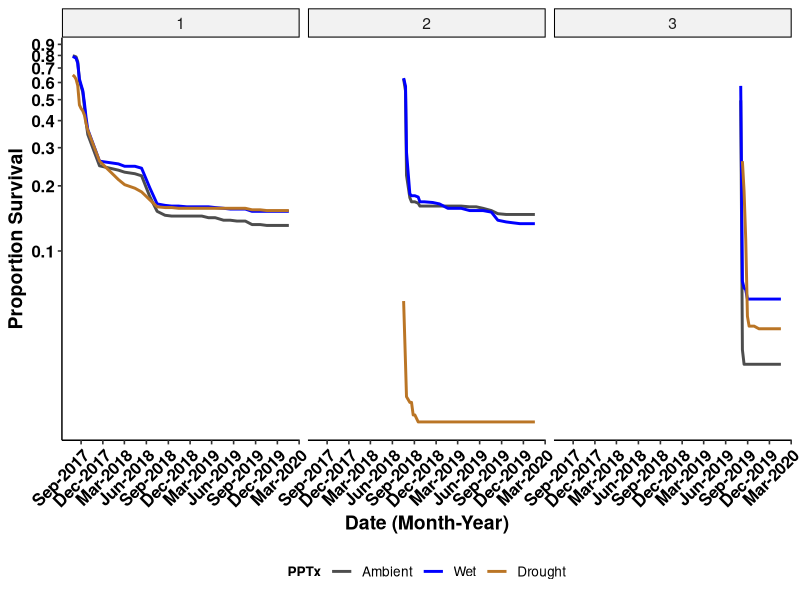
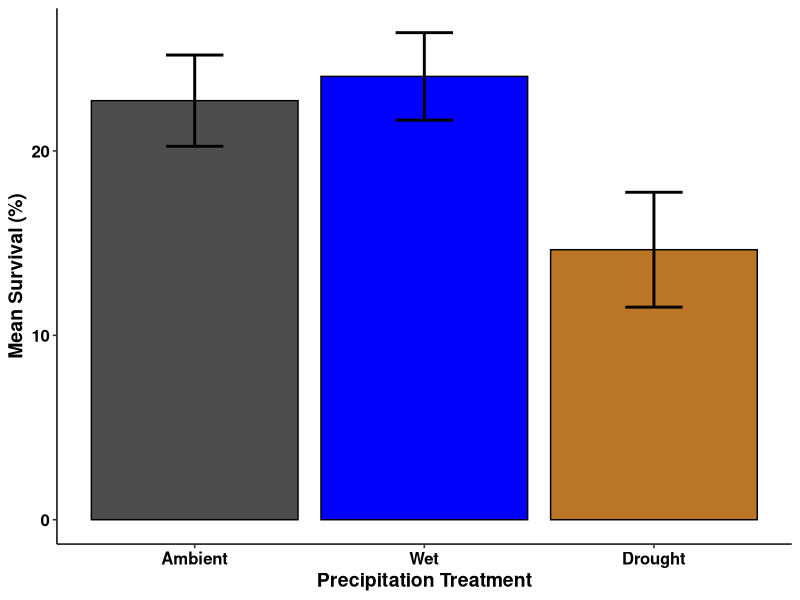
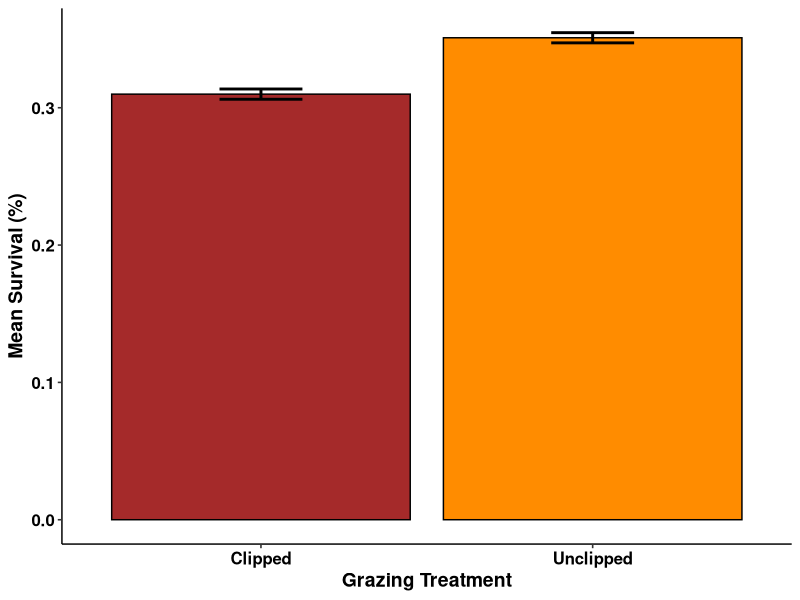
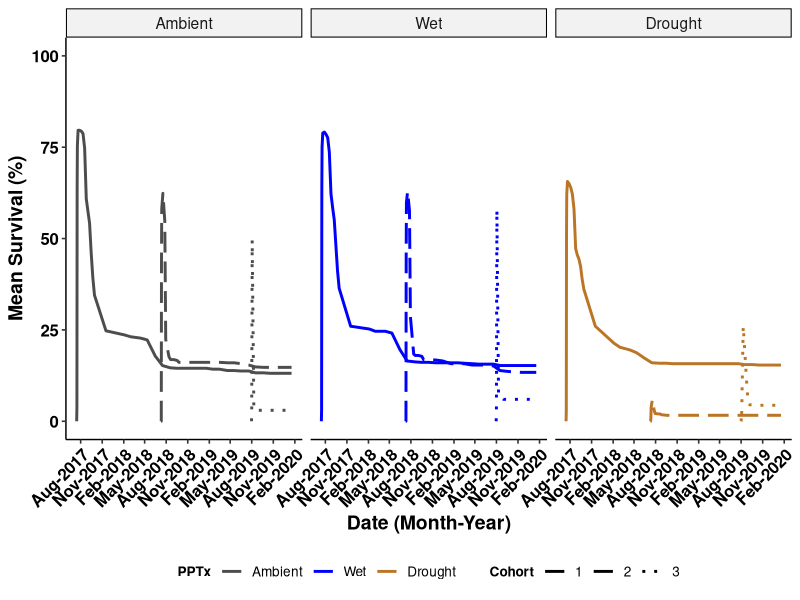
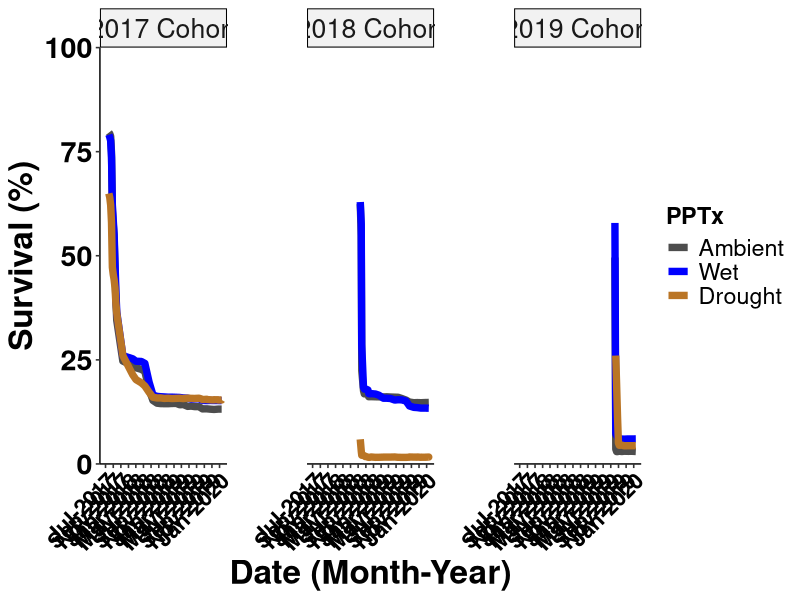
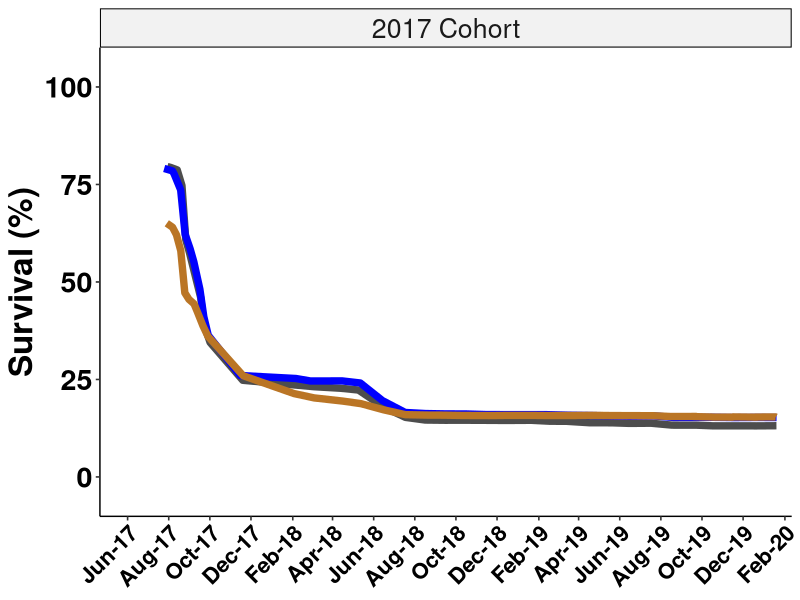
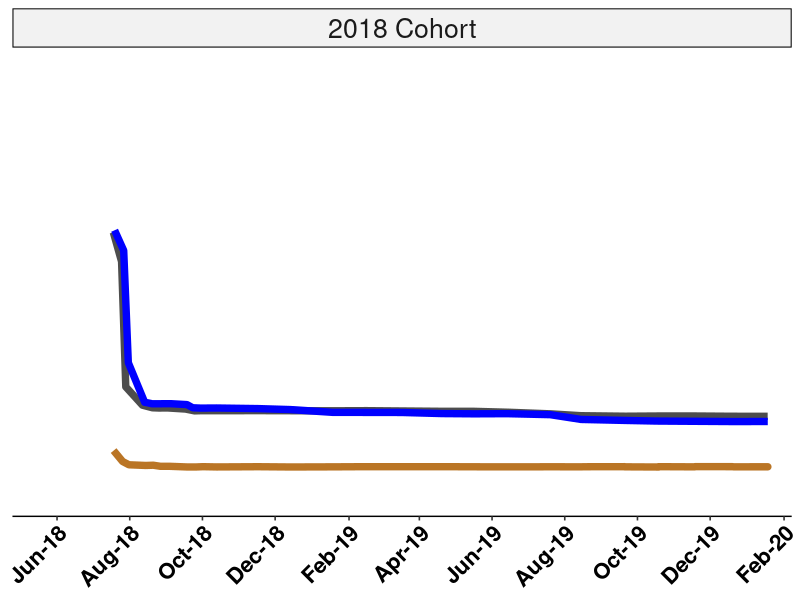
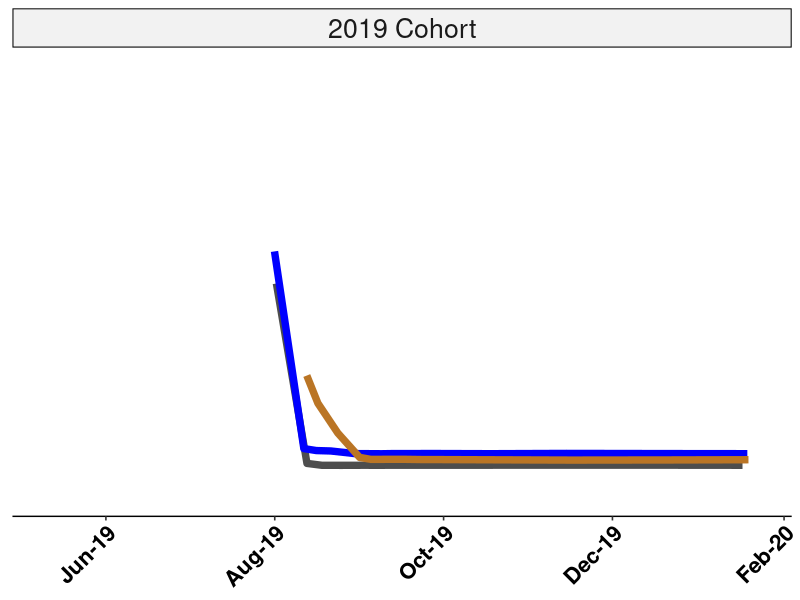

Write the R code that produced these figures, in order. (Note: this script raises an error after producing the figures.)
# USDA Rainout - Santa Rita Experimental Range
# Data visualizations-main
# Austin Rutherford
# email:arutherford@email.arizona.edu
# 2021-03-29

# Load packages
library(tidyverse)
library(forcats)
library(vroom)
library(ggpubr)
library(glmmTMB)
library(dplyr)

### Read in clean seedlings data with model outputs from "srer_rainout_stats_summarize"
seedlings_obs <- vroom("Data/seedlings_obs.csv",
                   col_types = c(.default = "f",
                                 ObsID = "i",
                                 date = "D",
                                 survival = "i",
                                 died = "i",
                                 tot_germination = "i",
                                 herb_lived = "i",
                                 herb_died = "i",
                                 tot_herbivory = "i",
                                 granivory = "i",
                                 res_surv = "d",
                                 sim_surv = "d",
                                 sim_fit_surv = "d",
                                 pred_surv = "d"))
str(seedlings_obs)
glimpse(seedlings_obs)

# create data set for raw survival data
tot_surv <- seedlings_obs %>% 
  mutate(surv_perc = ((survival/tot_germination))) %>% 
  mutate(surv_perc = replace_na(surv_perc, 0)) %>% 
  group_by(precip, cohort, date) %>% 
  summarise(mean_surv = mean(survival/10),
            count_surv = sum(survival),
            sd_surv = sd(surv_perc),
            counts = n(),
            se_surv = (sd_surv/sqrt(counts))) %>%
  mutate(upper = mean_surv + se_surv,
         lower = mean_surv - se_surv,
         date = as.Date(date))

summary(tot_surv)

# survivorship curve, remove the lead up
surv_small_1 <- tot_surv %>% 
  filter(cohort == 1) %>% 
  filter(date > "2017-07-21")

surv_small_2 <- tot_surv %>% 
  filter(cohort == 2) %>% 
  filter(date >= "2018-07-18")

surv_small_3 <- tot_surv %>% 
  filter(cohort == 3 & precip != "RO") %>% # to start with all max values, need to cut one more date from RO..delayed germ
  filter(date >= "2019-08-03")

surv_small_drought <- tot_surv %>% 
  filter(precip == "RO" & date >= "2019-08-10")

surv_small_all <- rbind(surv_small_1, surv_small_2, surv_small_3, surv_small_drought) %>% 
  mutate(date = as.Date(date))


line_surv_curv <- surv_small_all %>% 
  mutate(precip = recode_factor(precip,
                                "Control" = "Ambient",
                                "IR" = "Wet",
                                "RO" = "Drought")) %>% 
  ggplot(aes(x = date, y = mean_surv, group = precip, color = precip)) + 
  scale_color_manual(values = c("grey30", "blue1", "#ba7525")) +
  scale_x_date(date_labels = "%b-%Y", date_breaks = "3 months") +
  geom_line(aes(), stat = "identity", size = 1) + 
  scale_fill_manual(values = c("grey30","blue1", "red1")) +
  scale_y_log10(breaks = seq(0, 1, 0.10))+
  labs(y = "Proportion Survival",
       x = "Date (Month-Year)",
       color = "PPTx") +
  facet_wrap(~cohort, ncol = 3, nrow = 1) +
  theme_pubr(legend = "bottom", x.text.angle = 45) +
  labs_pubr()

line_surv_curv

# bar fig of survival
bar_surv_fig <- tot_surv %>%
  group_by(precip) %>% 
  summarise(mean_precip_per = (100*mean(mean_surv)),
            mean_se_per = (100*mean(se_surv))) %>%
  mutate(upper = mean_precip_per + mean_se_per,
         lower = mean_precip_per - mean_se_per) %>%
  mutate(precip = recode_factor(precip,
                                      "Control" = "Ambient",
                                      "IR" = "Wet",
                                       "RO" = "Drought", .ordered = TRUE)) %>% 
  ggplot(mapping = aes(x = precip, y = mean_precip_per, fill = precip)) +
  geom_bar(stat="identity", color = "black", position=position_dodge()) +
  geom_errorbar(aes(ymin = lower, ymax = upper), width = 0.25, position = position_dodge(), size = 1) +
  scale_fill_manual(values = c("grey30","blue1","#ba7525")) +
  scale_x_discrete(labels = c("Ambient","Wet", "Drought")) +
  labs(y = "Mean Survival (%)",
       x = "Precipitation Treatment") +
  theme_pubr(legend = "none") +
  labs_pubr()

bar_surv_fig

ggsave(filename = "Figures_Tables/bar_mean_surv.tiff",
       plot = bar_surv_fig,
       dpi = 800,
       width = 22,
       height = 12,
       units = "in",
       compression = "lzw")

# create data set for clip
tot_surv_c <- seedlings_obs %>% 
  mutate(surv_perc = ((survival/tot_germination))) %>% 
  mutate(surv_perc = replace_na(surv_perc, 0)) %>% 
  group_by(clip) %>% 
  summarise(mean_surv = mean(surv_perc),
            count_surv = sum(surv_perc),
            sd_surv = sd(surv_perc),
            counts = n(),
            se_surv = (sd_surv/sqrt(counts))) %>%
  mutate(upper = mean_surv + se_surv,
         lower = mean_surv - se_surv)

bar_cliponly_fig <- tot_surv_c %>%
  ggplot(mapping = aes(x = clip, y = mean_surv, fill = clip)) +
  geom_bar(stat="identity", color = "black", position=position_dodge()) +
  geom_errorbar(aes(ymin = lower, ymax = upper), width = 0.25, position = position_dodge(), size = 1) +
  scale_fill_manual(values = c("brown","darkorange")) +
  scale_x_discrete(labels = c("Clipped","Unclipped")) +
  labs(y = "Mean Survival (%)",
       x = "Grazing Treatment") +
  theme_pubr(legend = "none") +
  labs_pubr()

bar_cliponly_fig

ggsave(filename = "Figures_Tables/bar_cliponly_surv.tiff",
       plot = bar_cliponly_fig,
       dpi = 800,
       width = 22,
       height = 12,
       units = "in",
       compression = "lzw")

# plot survival over time, all dates
line_mean_surv <- tot_surv %>% 
  mutate(precip = recode_factor(precip,
                                "Control" = "Ambient",
                                "IR" = "Wet",
                                "RO" = "Drought", .ordered = TRUE)) %>% 
  ggplot(aes(x = date, y = 100*mean_surv, group = cohort, color = precip)) + 
  scale_color_manual(values = c("grey30", "blue1", "#ba7525")) +
  #scale_y_continuous(breaks = seq(0, 120, 10), expand = c(0.02,0)) +
  scale_x_date(date_labels = "%b-%Y", date_breaks = "3 months") +
  geom_line(aes(linetype = cohort), stat = "identity", size = 1) + 
  scale_linetype_manual(values=c("solid","longdash", "dotted")) +
  scale_fill_manual(values = c("grey30","blue1", "red1")) +
  ylim(0, 100) +
  labs(y = "Mean Survival (%)",
       x = "Date (Month-Year)",
       color = "PPTx",
       linetype = "Cohort") +
  facet_wrap(~precip, ncol = 3, nrow = 1) +
  theme_pubr(legend = "bottom", x.text.angle = 45) +
  labs_pubr()

line_mean_surv

ggsave(filename = "Figures_Tables/seedlings/line_mean_surv.tiff",
       plot = line_mean_surv,
       dpi = 800,
       width = 22,
       height = 12,
       units = "in",
       compression = "lzw")


# remove the lead up survival to start max for each cohort (following Archer suggestions)
surv_small_1 <- tot_surv %>% 
  filter(cohort == 1) %>% 
  filter(date > "2017-07-21")

surv_small_2 <- tot_surv %>% 
  filter(cohort == 2) %>% 
  filter(date >= "2018-07-18")

surv_small_3 <- tot_surv %>% 
  filter(cohort == 3 & precip != "RO") %>% # to start with all max values, need to cut one more date from RO..delayed germ
  filter(date >= "2019-08-03")

surv_small_drought <- tot_surv %>% 
  filter(precip == "RO" & date >= "2019-08-10")

surv_small_all <- rbind(surv_small_1, surv_small_2, surv_small_3, surv_small_drought) %>% 
  mutate(date = as.Date(date))

range <-  c(as.Date("2017-06-15"), as.Date("2020-02-01"))

line_mean_surv_archer <- surv_small_all %>% 
  mutate(precip = recode_factor(precip,
                                "Control" = "Ambient",
                                "IR" = "Wet",
                                "RO" = "Drought", .ordered = TRUE)) %>%
  mutate(cohort = recode_factor(cohort,
                                "1" = "2017 Cohort",
                                "2" = "2018 Cohort",
                                "3" = "2019 Cohort")) %>%
  ggplot(aes(x = date, y = 100*mean_surv, group = precip, color = precip)) + 
  scale_color_manual(values = c("grey30", "blue1", "#ba7525")) +
  scale_y_continuous(limits = c(0,100), breaks = seq(0, 100, 25), expand = c(0,0)) +
  scale_x_date(date_labels = "%b-%Y", date_breaks = "2.5 months", expand = c(0.03,0.03), limits = range) +
  geom_line(aes(), stat = "identity", size = 2.5, position = "jitter") + 
  #scale_linetype_manual(values=c("solid","longdash", "dotted")) +
  scale_fill_manual(values = c("grey30","blue1", "red1")) +
  #ylim(0, 700) +
  labs(y = "Survival (%)",
       x = "Date (Month-Year)",
       color = "PPTx") +
  facet_wrap(~cohort, ncol = 3, nrow = 1, scales = "free_x") +
  theme_pubr(legend = "right", x.text.angle = 45) +
  theme(panel.spacing.x = unit(4, "lines")) +
  labs_pubr(base_size = 24)+
  theme(axis.text.x=element_text(size=16))

line_mean_surv_archer

ggsave(filename = "Figures_Tables/seedlings/line_mean_surv_archer.tiff",
       plot = line_mean_surv_archer,
       dpi = 800,
       width = 22,
       height = 12,
       units = "in",
       compression = "lzw")

# create a separate plot for each cohort, then combine to set date ranges/scales
# for each cohort 

surv_1 <- surv_small_all %>% filter(cohort == "1")

surv_2 <- surv_small_all %>% filter(cohort == "2")

surv_3 <- surv_small_all %>% filter(cohort == "3")

range1 <-  c(as.Date("2017-05-01"), as.Date("2020-02-01"))

line_mean_surv_archer_1 <- surv_1 %>% 
  mutate(precip = recode_factor(precip,
                                "Control" = "Ambient",
                                "IR" = "Wet",
                                "RO" = "Drought", .ordered = TRUE)) %>%
  mutate(cohort = recode_factor(cohort,
                                "1" = "2017 Cohort")) %>%
  ggplot(aes(x = date, y = 100*mean_surv, group = precip, color = precip)) + 
  scale_color_manual(values = c("grey30", "blue1", "#ba7525")) +
  scale_y_continuous(limits = c(0,100), breaks = seq(0, 100, 25), expand = c(0.1,0.1)) +
  scale_x_date(date_labels = "%b-%y", date_breaks = "2.75 months", expand = c(0.01, 0), limits = range1) +
  geom_line(aes(), stat = "identity", size = 2.5, position = "jitter") + 
  scale_fill_manual(values = c("grey30","blue1", "red1")) +
  labs(y = "Survival (%)",
       x = NULL,
       color = "PPTx") +
  facet_wrap(~cohort) +
  theme_pubr(legend = "none", x.text.angle = 45) +
  #theme(plot.margin =  unit(c(0,1,0,0),"inches")) +
  labs_pubr(base_size = 24)+
  theme(axis.text.x=element_text(size=16))

line_mean_surv_archer_1

range2 <-  c(as.Date("2018-05-01"), as.Date("2020-02-01"))

line_mean_surv_archer_2 <- surv_2 %>% 
  mutate(precip = recode_factor(precip,
                                "Control" = "Ambient",
                                "IR" = "Wet",
                                "RO" = "Drought", .ordered = TRUE)) %>%
  mutate(cohort = recode_factor(cohort,
                                "2" = "2018 Cohort")) %>%
  ggplot(aes(x = date, y = 100*mean_surv, group = precip, color = precip)) + 
  scale_color_manual(values = c("grey30", "blue1", "#ba7525")) +
  scale_y_continuous(limits = c(-1,100), breaks = seq(0, 100, 25), expand = c(0.1,0.1)) +
  scale_x_date(date_labels = "%b-%y", date_breaks = "2.75 months", expand = c(0.01,0), limits = range2) +
  geom_line(aes(), stat = "identity", size = 2.5, position = "jitter") + 
  scale_fill_manual(values = c("grey30","blue1", "red1")) +
  labs(y = NULL,
       x = NULL,
       color = "PPTx") +
  facet_wrap(~cohort) +
  theme_pubr(legend = "none", x.text.angle = 45) +
  #theme(plot.margin =  unit(c(0,1,0,0),"inches")) +
  labs_pubr(base_size = 24)+
  theme(axis.text.x=element_text(size=16),
        axis.text.y = element_blank(),
        axis.ticks.y = element_blank(),
        axis.line.y = element_blank())

line_mean_surv_archer_2

range3 <-  c(as.Date("2019-05-01"), as.Date("2020-02-01"))

line_mean_surv_archer_3 <- surv_3 %>% 
  mutate(precip = recode_factor(precip,
                                "Control" = "Ambient",
                                "IR" = "Wet",
                                "RO" = "Drought", .ordered = TRUE)) %>%
  mutate(cohort = recode_factor(cohort,
                                "3" = "2019 Cohort")) %>%
  ggplot(aes(x = date, y = 100*mean_surv, group = precip, color = precip)) + 
  scale_color_manual(values = c("grey30", "blue1", "#ba7525")) +
  scale_y_continuous(limits = c(0,100), breaks = seq(0, 100, 25), expand = c(0.1,0.1)) +
  scale_x_date(date_labels = "%b-%y", date_breaks = "2.75 months", expand = c(0.01,0), limits = range3) +
  geom_line(aes(), stat = "identity", size = 2.5, position = "jitter") + 
  scale_fill_manual(values = c("grey30","blue1", "red1")) +
  labs(y = NULL,
       x = NULL,
       color = "PPTx") +
  facet_wrap(~cohort) +
  theme_pubr(legend = "none", x.text.angle = 45) +
  #theme(plot.margin =  unit(c(0,1,0,0),"inches")) +
  labs_pubr(base_size = 24)+
  theme(axis.text.x=element_text(size=16),
        axis.text.y = element_blank(),
        axis.ticks.y = element_blank(),
        axis.line.y = element_blank())

line_mean_surv_archer_3

# combine the three figs into one
tot_surv_fig <- gridExtra::grid.arrange(line_mean_surv_archer_1, 
                             line_mean_surv_archer_2,
                             line_mean_surv_archer_3,
                             ncol = 3)

tot_surv_fig

ggsave(filename = "Figures_Tables/seedlings/line_mean_surv_tot.tiff",
       plot = tot_surv_fig,
       dpi = 800,
       width = 22,
       height = 12,
       units = "in",
       compression = "lzw")

surv_small_all %>% 
  group_by(precip, cohort) %>% 
  summarise(max = max(count_surv),
            min = min(count_surv))


# calculate summary info
# remove 2 weeks following sowing
surv_leadup_1 <- seedlings_obs %>% 
  filter(cohort == 1) %>% 
  mutate(date = as.Date(date)) %>% 
  filter(date > "2017-07-21")

surv_leadup_2 <- seedlings_obs %>% 
  filter(cohort == 2) %>% 
  mutate(date = as.Date(date)) %>% 
  filter(date >= "2018-07-18")

surv_leadup_3 <- seedlings_obs%>% 
  filter(cohort == 3 & precip != "RO") %>% # to start with all max values, need to cut one more date from RO..delayed germ
  mutate(date = as.Date(date)) %>% 
  filter(date >= "2019-08-03")

surv_leadup_drought <- seedlings_obs %>% 
  mutate(date = as.Date(date)) %>% 
  filter(precip == "RO" & date >= "2019-08-10")

surv_leadup_all <- rbind(surv_leadup_1, surv_leadup_2, surv_leadup_3, surv_leadup_drought) %>% 
  mutate(date = as.Date(date))


tot_surv_summary <- surv_leadup_all %>% 
  mutate(surv_perc = ((survival/tot_germination))) %>% 
  mutate(surv_perc = replace_na(surv_perc, 0)) %>% 
  group_by(precip, cohort, date) %>% 
  summarise(mean_surv = 100*mean(surv_perc),
            sd_surv = 100*sd(surv_perc),
            counts = n(),
            se_surv = (sd_surv/sqrt(counts))) %>%
  mutate(upper = mean_surv + se_surv,
         lower = mean_surv - se_surv)

tot_surv_summary_full <- surv_leadup_all %>% 
  mutate(surv_perc = ((survival/tot_germination))) %>% 
  mutate(surv_perc = replace_na(surv_perc, 0)) %>% 
  group_by(precip, excl, clip) %>% 
  summarise(mean_surv = 100*mean(surv_perc),
            sd_surv = 100*sd(surv_perc),
            counts = n(),
            se_surv = (sd_surv/sqrt(counts))) %>%
  mutate(upper = mean_surv + se_surv,
         lower = mean_surv - se_surv)

tot_surv_summary_pcohort <- surv_leadup_all %>% 
  mutate(surv_perc = ((survival/tot_germination))) %>% 
  mutate(surv_perc = replace_na(surv_perc, 0)) %>% 
  group_by(precip, cohort) %>% 
  summarise(mean_surv = 100*mean(surv_perc),
            sd_surv = 100*sd(surv_perc),
            counts = n(),
            se_surv = (sd_surv/sqrt(counts))) %>%
  mutate(upper = mean_surv + se_surv,
         lower = mean_surv - se_surv)

# create data set for precip and excl and clip
tot_surv_pce <- surv_leadup_all %>% 
  mutate(surv_perc = ((survival/tot_germination))) %>% 
  mutate(surv_perc = replace_na(surv_perc, 0)) %>% 
  group_by(precip, excl, clip) %>% 
  summarise(mean_surv = 100*mean(surv_perc),
            sd_surv = 100*sd(surv_perc),
            counts = n(),
            se_surv = (sd_surv/sqrt(counts))) %>%
  mutate(upper = mean_surv + se_surv,
         lower = mean_surv - se_surv)

bar_pce_fig <- tot_surv_pce %>%
  mutate(precip = recode_factor(precip,
                                "Control" = "Ambient",
                                "IR" = "Wet",
                                "RO" = "Drought", .ordered = TRUE)) %>% 
  mutate(excl = recode_factor(excl, 
                              "Control" = "None",
                              "Ants" = "Ants Excl",
                              "Rodents" = "Rodents Excl",
                              "Total" = "Total Excl")) %>% 
  ggplot(mapping = aes(x = precip, y = mean_surv, fill = precip)) +
  geom_bar(stat="identity", color = "black", position=position_dodge()) +
  geom_errorbar(aes(ymin = lower, ymax = upper), width = 0.25, position = position_dodge(), size = 1) +
  scale_fill_manual(values = c("grey30", "blue1", "#ba7525")) +
  scale_x_discrete(labels = c("Ambient", "Wet", "Drought")) +
  ylim(0, 60) +
  labs(y = "Seedling Survival (%)",
       x = "Precipitation Treatment") +
  theme_pubr(legend = "none") +
  facet_grid(cols = vars(clip), rows = vars(excl)) +
  labs_pubr(base_size = 24) +
  theme(legend.position="none", 
        panel.border = element_blank(), 
        panel.spacing.x = unit(1,"line"))

bar_pce_fig

ggsave(filename = "Figures_Tables/bar_alltx_surv.tiff",
       plot = bar_pce_fig,
       dpi = 800,
       width = 22,
       height = 12,
       units = "in",
       compression = "lzw")

# create data set for precip and excl, by cohort
tot_surv_pe <- seedlings_obs %>%
  mutate(surv_perc = ((survival/tot_germination))) %>% 
  mutate(surv_perc = replace_na(surv_perc, 0)) %>% 
  group_by(precip, excl, cohort) %>% 
  summarise(mean_surv = 100*mean(surv_perc),
            sd_surv = 100*sd(surv_perc),
            counts = n(),
            se_surv = (sd_surv/sqrt(counts))) %>%
  mutate(upper = mean_surv + se_surv,
         lower = mean_surv - se_surv)

bar_excl_fig <- tot_surv_pe %>%
  mutate(precip = recode_factor(precip,
                                "Control" = "Ambient",
                                "IR" = "Wet",
                                "RO" = "Drought", .ordered = TRUE)) %>% 
  ggplot(mapping = aes(x = precip, y = mean_surv, fill = precip)) +
  geom_bar(stat="identity", color = "black", position=position_dodge()) +
  geom_errorbar(aes(ymin = lower, ymax = upper), width = 0.25, position = position_dodge(), size = 1) +
  #scale_fill_manual(values = c("brown","darkorange")) +
  #scale_x_discrete(labels = c("Clipped","Unclipped")) +
  #ylim(0, 50) +
  labs(y = "Seedling Survival (%)",
       x = "") +
  theme_pubr(legend = "none") +
  facet_grid(rows = vars(cohort), cols = vars(clip), scales = "free") +
  labs_pubr(base_size = 24)

bar_excl_fig


# create data set for precip and clip, by survival year
tot_surv_pc <- seedlings_obs_year %>% # seedslings_obs_year created in 'srer_rainour_stas_summarize' script
  mutate(surv_perc = ((survival/tot_germination))) %>% 
  mutate(surv_perc = replace_na(surv_perc, 0)) %>% 
  group_by(precip, clip, year) %>% 
  summarise(mean_surv = 100*mean(surv_perc),
            sd_surv = 100*sd(surv_perc),
            counts = n(),
            se_surv = (sd_surv/sqrt(counts))) %>%
  mutate(upper = mean_surv + se_surv,
         lower = mean_surv - se_surv)

bar_clip_fig <- tot_surv_pc %>%
  mutate(precip = recode_factor(precip,
                                "Control" = "Ambient",
                                "IR" = "Wet",
                                "RO" = "Drought", .ordered = TRUE)) %>% 
  ggplot(mapping = aes(x = precip, y = mean_surv, fill = precip)) +
  geom_bar(stat="identity", color = "black", position=position_dodge()) +
  geom_errorbar(aes(ymin = lower, ymax = upper), width = 0.25, position = position_dodge(), size = 1) +
  scale_fill_manual(values = c("grey30", "blue1", "#ba7525")) +
  scale_x_discrete(labels = c("Ambient", "Wet", "Drought")) +
  ylim(0, 50) +
  labs(y = "Seedling Survival (%)",
       x = "") +
  theme_pubr(legend = "none") +
  facet_grid(rows = vars(year), cols = vars(clip), scales = "free") +
  labs_pubr(base_size = 24)

bar_clip_fig


ggsave(filename = "Figures_Tables/bar_clip_surv.tiff",
       plot = bar_clip_fig,
       dpi = 800,
       width = 22,
       height = 12,
       units = "in",
       compression = "lzw")
